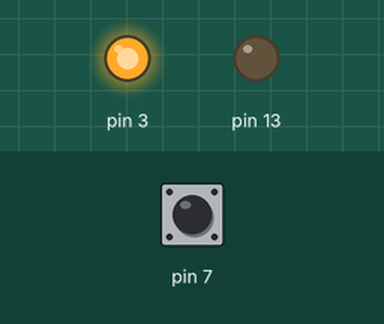
The sketch below on a simulated Arduino Uno, built with avr-gcc and run on an emulated ATmega328P. Parts: output pins drawn as LEDs (lit = HIGH). The test bench sets the inputs (shaded band); at power-on: pin 7 HIGH.

Above: at 1.2 s.
1.3 s: pin 7 pulled LOW for 0.15 s
At 1.45 s:
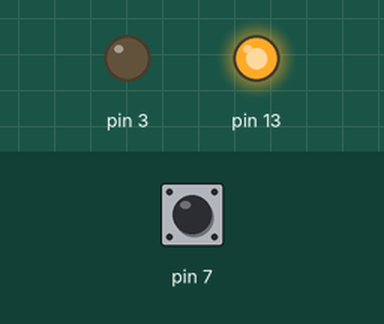
3.1 s: pin 7 pulled LOW for 3.2 s
At 7.6 s:
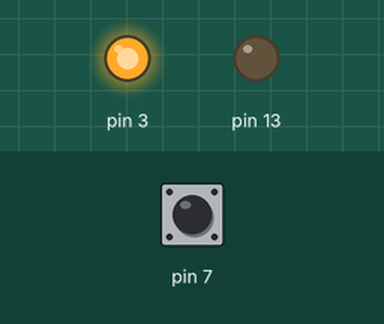
Timing chart, 0 to 9.1 s (numbered marks = the images above; inputs shaded):
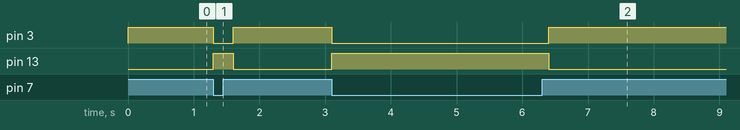

The sketch:

LED_3.ino
```cpp
void setup() {
  // put your setup code here, to run once:
  Serial.begin(9600);
  pinMode(13,OUTPUT);
  pinMode(7,INPUT_PULLUP);
  pinMode(3,OUTPUT);
}

void loop() {
  // put your main code here, to run repeatedly:
  if(LOW == digitalRead(7)){
    digitalWrite(13,HIGH);
    digitalWrite(3,LOW);
    delay(300);
  }else{
    digitalWrite(13,LOW);
    digitalWrite(3,HIGH);
  }
}
```

Measured:
- after the input at 1.3 s, pin 3: HIGH → LOW at once, → HIGH 0.30 s later; pin 13: LOW → HIGH at once, → LOW 0.30 s later
- after the input at 3.1 s, pin 3: HIGH → LOW at once, → HIGH 3.3 s later; pin 13: LOW → HIGH at once, → LOW 3.3 s later
